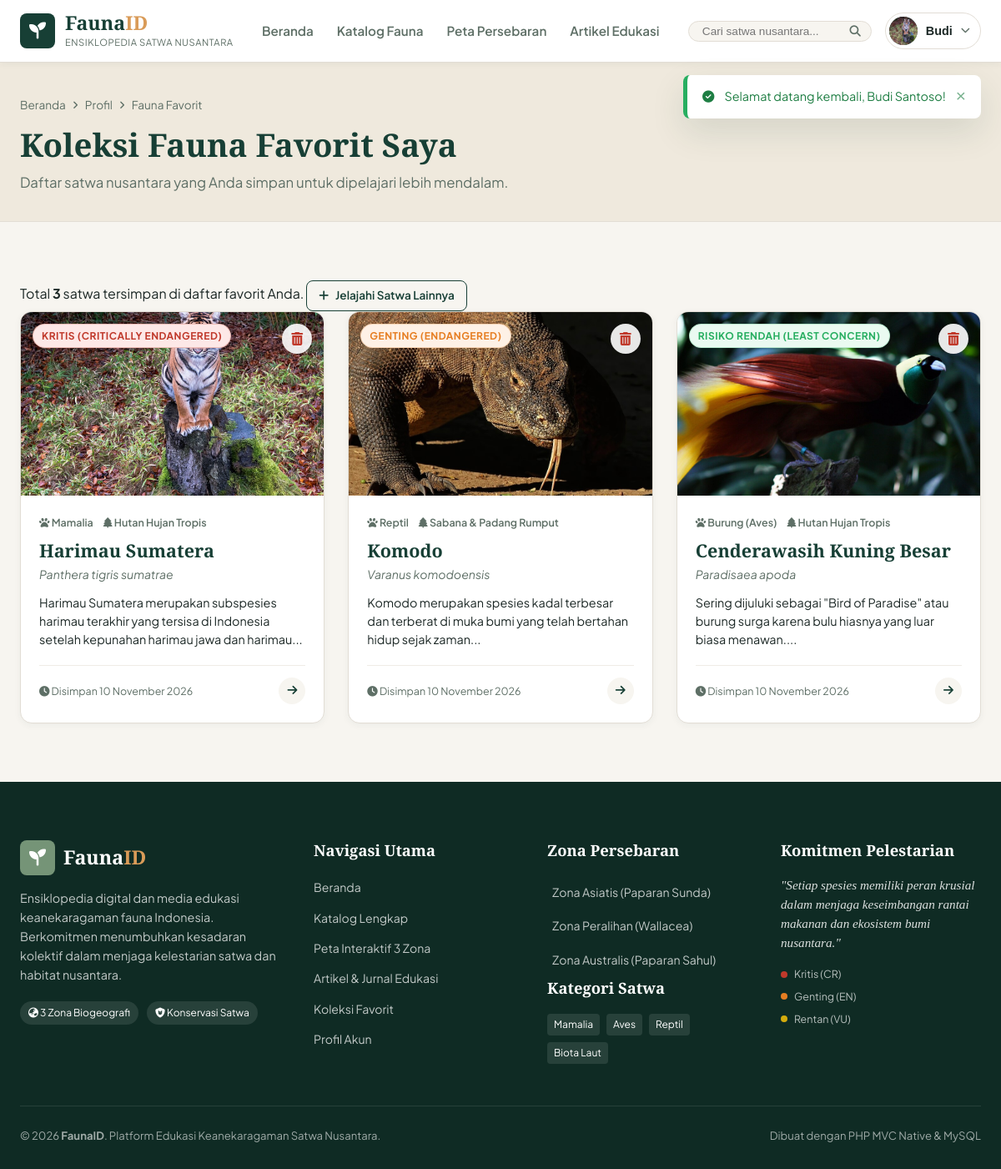
The app's page /user/favorites (signed in) with its own data.
### tables this page shows
CREATE TABLE `fauna` (
  `id` INT AUTO_INCREMENT PRIMARY KEY,
  `nama_lokal` VARCHAR(150) NOT NULL,
  `nama_ilmiah` VARCHAR(150) NOT NULL,
  `kategori_id` INT NOT NULL,
  `habitat_id` INT NOT NULL,
  `status_konservasi` VARCHAR(100) NOT NULL,
  `deskripsi` LONGTEXT NOT NULL,
  `karakteristik` TEXT NULL,
  `makanan` TEXT NULL,
  `populasi_estimasi` VARCHAR(100) NULL,
  `is_featured` TINYINT(1) DEFAULT 0,
  `created_at` TIMESTAMP DEFAULT CURRENT_TIMESTAMP,
  `updated_at` TIMESTAMP DEFAULT CURRENT_TIMESTAMP ON UPDATE CURRENT_TIMESTAMP,
  CONSTRAINT `fk_fauna_category` FOREIGN KEY (`kategori_id`) REFERENCES `categories` (`id`) ON DELETE CASCADE,
  CONSTRAINT `fk_fauna_habitat` FOREIGN KEY (`habitat_id`) REFERENCES `habitats` (`id`) ON DELETE CASCADE
);

CREATE TABLE `categories` (
  `id` INT AUTO_INCREMENT PRIMARY KEY,
  `nama_kategori` VARCHAR(100) NOT NULL,
  `slug` VARCHAR(100) NOT NULL UNIQUE,
  `deskripsi` TEXT NULL,
  `ikon` VARCHAR(50) NULL,
  `created_at` TIMESTAMP DEFAULT CURRENT_TIMESTAMP
);

CREATE TABLE `habitats` (
  `id` INT AUTO_INCREMENT PRIMARY KEY,
  `nama_habitat` VARCHAR(100) NOT NULL,
  `deskripsi` TEXT NULL,
  `created_at` TIMESTAMP DEFAULT CURRENT_TIMESTAMP
);

CREATE TABLE `favorites` (
  `id` INT AUTO_INCREMENT PRIMARY KEY,
  `user_id` INT NOT NULL,
  `fauna_id` INT NOT NULL,
  `created_at` TIMESTAMP DEFAULT CURRENT_TIMESTAMP,
  CONSTRAINT `fk_fav_user` FOREIGN KEY (`user_id`) REFERENCES `users` (`id`) ON DELETE CASCADE,
  CONSTRAINT `fk_fav_fauna` FOREIGN KEY (`fauna_id`) REFERENCES `fauna` (`id`) ON DELETE CASCADE,
  UNIQUE KEY `unique_user_fauna` (`user_id`, `fauna_id`)
);

### app/core/Controller.php (called while the page is built, shortened)
<?php
class Controller {
    protected function view(string $view, array $data = []): void {
        extract($data);
        $viewPath = APP_PATH . '/views/' . str_replace('.', '/', $view) . '.php';
        require_once $viewPath;
    }
    protected function model(string $model): Model {
        $modelPath = APP_PATH . '/models/' . $model . '.php';
        return new $model();
    }
}

### app/controllers/UserController.php (called while the page is built, shortened)
<?php
require_once APP_PATH . '/core/Controller.php';
class UserController extends Controller {
    public function favorites(): void {
        $favoriteModel = $this->model('FavoriteModel');
        $favorites = $favoriteModel->getUserFavorites((int)auth()['id']);
        $data = [
            'title' => 'Fauna Favorit Saya — FaunaID',
            'favorites' => $favorites
        ];
        $this->view('user.favorites', $data);
    }
}

### public/index.php (called while the page is built, shortened)
<?php
require_once dirname(__DIR__) . '/app/config/Database.php';
require_once dirname(__DIR__) . '/app/core/Helper.php';
$app = new App();

### app/core/Helper.php (called while the page is built, shortened)
<?php
if (!function_exists('url')) {
    function url(string $path = ''): string {
        $path = ltrim($path, '/');
        return empty($path) ? BASE_URL : BASE_URL . '/' . $path;
    }
}
if (!function_exists('uploadUrl')) {
    function uploadUrl(?string $filename, string $fallback = 'fauna_1_tiger_sumatra_1.jpg'): string {
        $localPath = PUBLIC_PATH . DIRECTORY_SEPARATOR . 'uploads' . DIRECTORY_SEPARATOR . $filename;
        if (file_exists($localPath)) {
            return BASE_URL . '/uploads/' . $filename;
        }
        return $fallback;
    }
}
if (!function_exists('e')) {
    function e(?string $str): string {
        return htmlspecialchars((string)$str, ENT_QUOTES, 'UTF-8');
    }
}
if (!function_exists('auth')) {
    function auth(): ?array {
        return $_SESSION['user'] ?? null;
    }
}
if (!function_exists('getStatusBadgeClass')) {
    function getStatusBadgeClass(string $status): string {
        $statusLower = strtolower($status);
        if (str_contains($statusLower, 'kritis') || str_contains($statusLower, 'critically')) {
            return 'badge-critical';
        }
        if (str_contains($statusLower, 'genting') || str_contains($statusLower, 'endangered')) {
            return 'badge-endangered';
        }
        return 'badge-least-concern';
    }
}
if (!function_exists('formatDateIndo')) {
    function formatDateIndo(?string $datetime): string {
        $timestamp = strtotime($datetime);
        $bulan = [
            1 => 'Januari', 'Februari', 'Maret', 'April', 'Mei', 'Juni',
            'Juli', 'Agustus', 'September', 'Oktober', 'November', 'Desember'
        ];
        $tgl = date('j', $timestamp);
        $bln = $bulan[(int)date('n', $timestamp)];
        $thn = date('Y', $timestamp);
        return "{$tgl} {$bln} {$thn}";
    }
}
if (!function_exists('limitWords')) {
    function limitWords(string $text, int $limit = 25): string {
        $clean = strip_tags($text);
        $words = explode(' ', $clean);
        return implode(' ', array_slice($words, 0, $limit)) . '...';
    }
}

### app/config/Database.php (called while the page is built, shortened)
<?php
class Database {
    private static ?PDO $instance = null;
    public static function getConnection(): PDO {
        $host = DB_HOST;
        $port = DB_PORT;
        $db   = DB_NAME;
        $user = DB_USER;
        $pass = DB_PASS;
        try {
            $dsn = "mysql:host={$host};port={$port};charset=utf8mb4";
            $options = [
                PDO::ATTR_ERRMODE => PDO::ERRMODE_EXCEPTION,
                PDO::ATTR_DEFAULT_FETCH_MODE => PDO::FETCH_ASSOC,
                PDO::ATTR_EMULATE_PREPARES => false,
                PDO::ATTR_TIMEOUT => 2
            ];
            $pdo = new PDO($dsn, $user, $pass, $options);
            $stmt = $pdo->query("SHOW DATABASES LIKE '{$db}'");
            $exists = $stmt->fetch();
            if (!$exists) {
                $pdo->exec("CREATE DATABASE IF NOT EXISTS `{$db}` CHARACTER SET utf8mb4 COLLATE utf8mb4_unicode_ci");
                $pdo->exec("USE `{$db}`");
                $schemaFile = ROOT_PATH . '/database/schema.sql';
                if (file_exists($schemaFile)) {
                    $sql = file_get_contents($schemaFile);
                    $pdo->exec($sql);
                }
            } else {
                $pdo->exec("USE `{$db}`");
            }
            self::$instance = $pdo;
            return self::$instance;
        } catch (PDOException $e) {
            $sqliteDir = ROOT_PATH . DIRECTORY_SEPARATOR . 'database';
            if (!is_dir($sqliteDir)) {
                mkdir($sqliteDir, 0777, true);
            }
            $sqlitePath = $sqliteDir . DIRECTORY_SEPARATOR . 'fauna_id.sqlite';
            $isNew = !file_exists($sqlitePath) || filesize($sqlitePath) === 0;
            try {
                $pdo = new PDO("sqlite:" . $sqlitePath, null, null, [
                    PDO::ATTR_ERRMODE => PDO::ERRMODE_EXCEPTION,
                    PDO::ATTR_DEFAULT_FETCH_MODE => PDO::FETCH_ASSOC
                ]);
                $pdo->exec("PRAGMA foreign_keys = ON;");
                self::$instance = $pdo;
                self::$driver = 'sqlite';
                if ($isNew) {
                    self::initSqliteDatabase($pdo);
                }
                return self::$instance;
            } catch (Exception $sqle) {
                die("Gagal menghubungkan ke Database: " . $sqle->getMessage());
            }
        }
    }
}

### app/core/Model.php (called while the page is built, shortened)
<?php
class Model {
    protected PDO $db;
    public function __construct() {
        $this->db = Database::getConnection();
    }
    protected function query(string $sql, array $params = []): PDOStatement {
        $stmt = $this->db->prepare($sql);
        $stmt->execute($params);
        return $stmt;
    }
    protected function fetchAll(string $sql, array $params = []): array {
        return $this->query($sql, $params)->fetchAll();
    }
}

### app/models/FavoriteModel.php (called while the page is built, shortened)
<?php
require_once APP_PATH . '/core/Model.php';
class FavoriteModel extends Model {
    public function getUserFavorites(int $userId): array {
        $sql = "SELECT f.*,
                       c.nama_kategori,
                       h.nama_habitat,
                       fav.created_at AS favorited_at,
                       (SELECT fi.image_url FROM fauna_images fi WHERE fi.fauna_id = f.id ORDER BY fi.is_primary DESC, fi.id ASC LIMIT 1) AS primary_image
                FROM favorites fav
                JOIN fauna f ON fav.fauna_id = f.id
                LEFT JOIN categories c ON f.kategori_id = c.id
                LEFT JOIN habitats h ON f.habitat_id = h.id
                WHERE fav.user_id = ?
                ORDER BY fav.created_at DESC";
        return $this->fetchAll($sql, [$userId]);
    }
}

### app/views/user/favorites.php (the view)
<?php require_once APP_PATH . '/views/layouts/header.php'; ?>
<section class="page-header">
    <div class="container">
        <div class="breadcrumbs">
            <a href="<?= url('') ?>">Beranda</a> <i class="fa-solid fa-angle-right"></i>
            <a href="<?= url('user/profile') ?>">Profil</a> <i class="fa-solid fa-angle-right"></i>
            <span>Fauna Favorit</span>
        </div>
        <h1 class="page-title">Koleksi Fauna Favorit Saya</h1>
        <p class="page-desc">Daftar satwa nusantara yang Anda simpan untuk dipelajari lebih mendalam.</p>
    </div>
</section>
<section class="section favorites-content-section">
    <div class="container">
        <?php if (empty($favorites)): ?>
            <div class="empty-state-card">
                <i class="fa-regular fa-heart fa-3x"></i>
                <h3>Belum Ada Fauna Favorit</h3>
                <p>Jelajahi katalog dan tekan ikon hati pada kartu satwa untuk menyimpannya ke koleksi ini.</p>
                <a href="<?= url('fauna') ?>" class="btn btn-primary mt-3">
                    <i class="fa-solid fa-compass"></i> Buka Katalog Fauna
                </a>
            </div>
        <?php else: ?>
            <div class="favorites-header-flex">
                <span>Total <strong><?= count($favorites) ?></strong> satwa tersimpan di daftar favorit Anda.</span>
                <a href="<?= url('fauna') ?>" class="btn btn-outline-primary btn-sm">
                    <i class="fa-solid fa-plus"></i> Jelajahi Satwa Lainnya
                </a>
            </div>
            <div class="fauna-grid mt-4">
                <?php foreach ($favorites as $f): ?>
                    <div class="fauna-card">
                        <div class="fauna-img-wrap">
                            <img src="<?= uploadUrl($f['primary_image']) ?>" alt="<?= e($f['nama_lokal']) ?>" loading="lazy">
                            <span class="status-badge <?= getStatusBadgeClass($f['status_konservasi']) ?>">
                                <?= e($f['status_konservasi']) ?>
                            </span>
                            <a href="<?= url('user/removeFavorite/' . $f['id']) ?>" class="fav-remove-btn" title="Hapus dari Favorit" onclick="return confirm('Hapus <?= e($f['nama_lokal']) ?> dari koleksi favorit?');">
                                <i class="fa-solid fa-trash-can"></i>
                            </a>
                        </div>
                        <div class="fauna-body">
                            <div class="fauna-meta">
                                <span class="meta-tag"><i class="fa-solid fa-paw"></i> <?= e($f['nama_kategori']) ?></span>
                                <span class="meta-tag"><i class="fa-solid fa-tree"></i> <?= e($f['nama_habitat']) ?></span>
                            </div>
                            <h3 class="fauna-title">
                                <a href="<?= url('fauna/detail/' . $f['id']) ?>"><?= e($f['nama_lokal']) ?></a>
                            </h3>
                            <p class="fauna-scientific"><em><?= e($f['nama_ilmiah']) ?></em></p>
                            <p class="fauna-excerpt"><?= e(limitWords($f['deskripsi'], 16)) ?></p>
                            <div class="fauna-footer">
                                <span class="fauna-pop-est">
                                    <i class="fa-solid fa-clock"></i> Disimpan <?= formatDateIndo($f['favorited_at']) ?>
                                </span>
                                <a href="<?= url('fauna/detail/' . $f['id']) ?>" class="card-arrow" aria-label="Detail <?= e($f['nama_lokal']) ?>">
                                    <i class="fa-solid fa-arrow-right"></i>
                                </a>
                            </div>
                        </div>
                    </div>
                <?php endforeach; ?>
            </div>
        <?php endif; ?>
    </div>
</section>
<?php require_once APP_PATH . '/views/layouts/footer.php'; ?>

### records on screen
fauna: shows a picture, status_konservasi "KRITIS (CRITICALLY ENDANGERED)", kategori.nama_kategori "Mamalia", habitat.nama_habitat "Hutan Hujan Tropis", nama_lokal "Harimau Sumatera", nama_ilmiah "Panthera tigris sumatrae", deskripsi "Harimau Sumatera merupakan subspesies harimau terakhir yang tersisa di Indonesia setelah kepunahan harimau jawa dan harimau...", favorites.created_at "10 November 2026"
fauna: shows a picture, status_konservasi "GENTING (ENDANGERED)", kategori.nama_kategori "Reptil", habitat.nama_habitat "Sabana & Padang Rumput", nama_lokal "Komodo", nama_ilmiah "Varanus komodoensis", deskripsi "Komodo merupakan spesies kadal terbesar dan terberat di muka bumi yang telah bertahan hidup sejak zaman...", favorites.created_at "10 November 2026"
fauna: shows a picture, status_konservasi "RISIKO RENDAH (LEAST CONCERN)", kategori.nama_kategori "Burung (Aves)", habitat.nama_habitat "Hutan Hujan Tropis", nama_lokal "Cenderawasih Kuning Besar", nama_ilmiah "Paradisaea apoda", deskripsi "Sering dijuluki sebagai \"Bird of Paradise\" atau burung surga karena bulu hiasnya yang luar biasa menawan....", favorites.created_at "10 November 2026"

### other values on screen
explode(' ', auth()['nama'])[0] "Budi"
getFlash('success') "Selamat datang kembali, Budi Santoso!"
count($favorites) "3"
